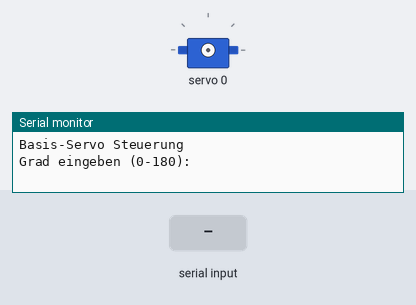
Bench run of a sketch on a simulated ESP32. On the bench: servo, the last lines printed to the serial monitor. The inputs (shaded band) are chosen by the test bench.

Above: at 3.2 s.
3.3 s: "90,45\n" received over Serial
4.8 s: "30,150\n" received over Serial
At 5.5 s:
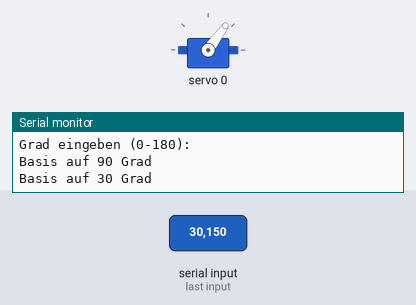
6.3 s: "5\n" received over Serial
At 6.6 s:
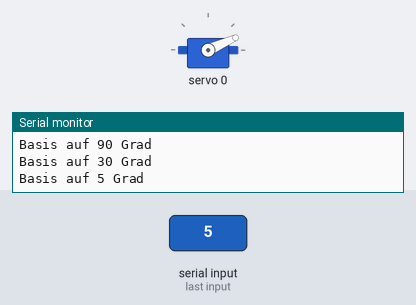
7.8 s: "90\n" received over Serial
At 8.9 s:
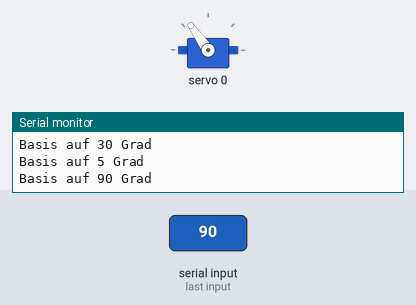
Timing chart, 0 to 10.3 s (numbered marks = the images above; inputs shaded):
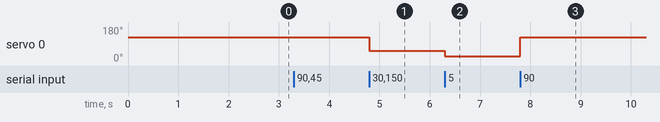

Measured:
- after the input at 4.8 s, servo 0: 125° → 54° at once
- after the input at 6.3 s, servo 0: 54° → 24° at once
- after the input at 7.8 s, servo 0: 24° → 125° at once

The sketch:

servo_basis.ino
```cpp
#include <Wire.h>
#include <Adafruit_PWMServoDriver.h>

Adafruit_PWMServoDriver pwm = Adafruit_PWMServoDriver(0x40);

#define SERVOMIN  150
#define SERVOMAX  600
#define SERVO_FREQ 50

void setup() {
  delay(2000);
  Serial.begin(115200);
  while (Serial.available()) Serial.read();

  Wire.begin(21, 22);
  pwm.begin();
  pwm.setPWMFreq(SERVO_FREQ);

  Serial.println("Basis-Servo Steuerung");
  Serial.println("Grad eingeben (0-180):");
}

void loop() {
  if (Serial.available() > 0) {
    String s = Serial.readStringUntil('\n');
    s.trim();
    if (s.length() > 0 && isDigit(s.charAt(0))) {
      int val = s.toInt();
      if (val >= 0 && val <= 180) {
        int ticks = map(val, 0, 180, SERVOMIN, SERVOMAX);
        pwm.setPWM(0, 0, ticks);
        Serial.print("Basis auf ");
        Serial.print(val);
        Serial.println(" Grad");
      }
    }
  }
}
```
